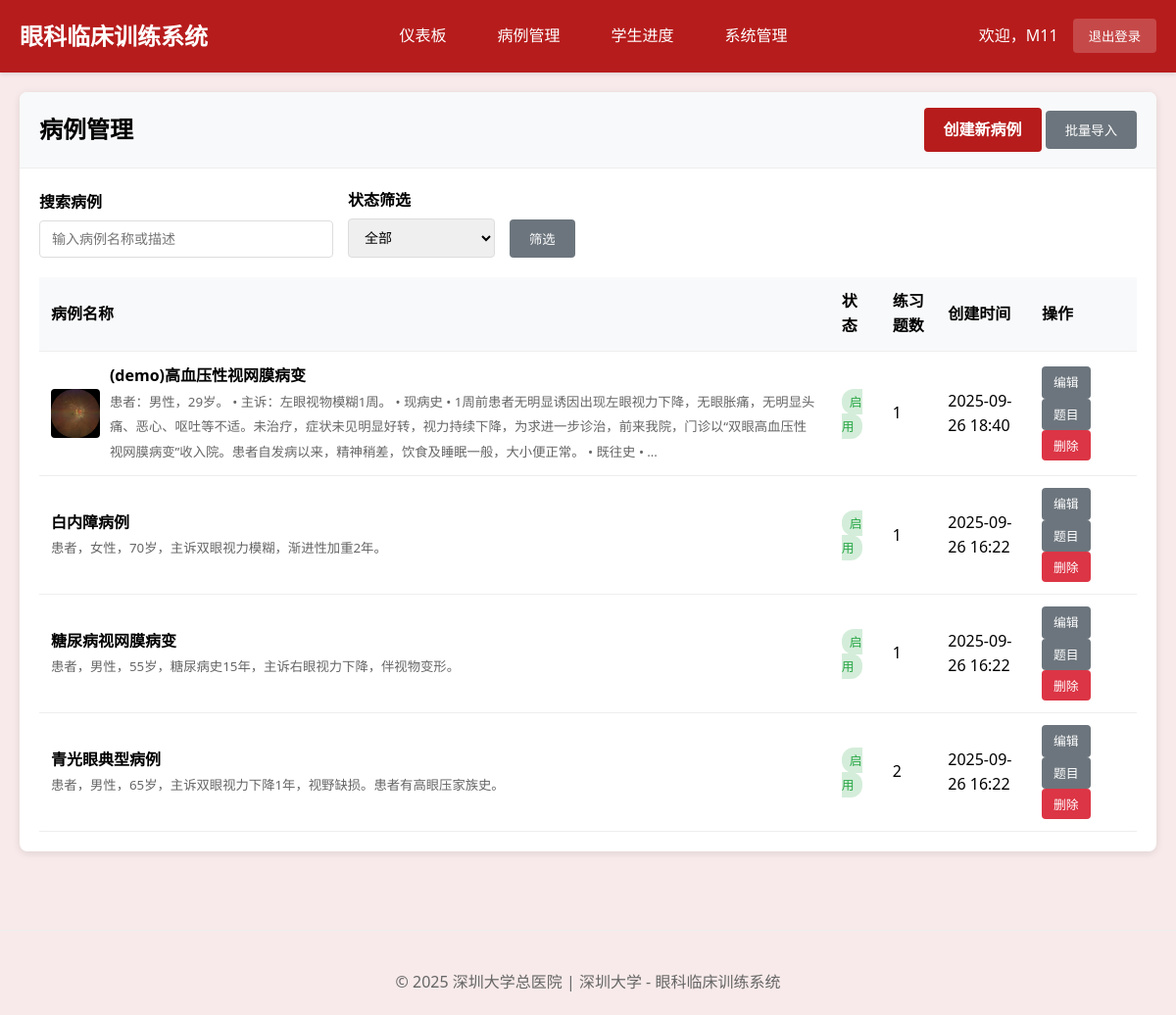
The page /teacher/cases/?page=2&search=&status= (signed in) on the database as committed earlier.
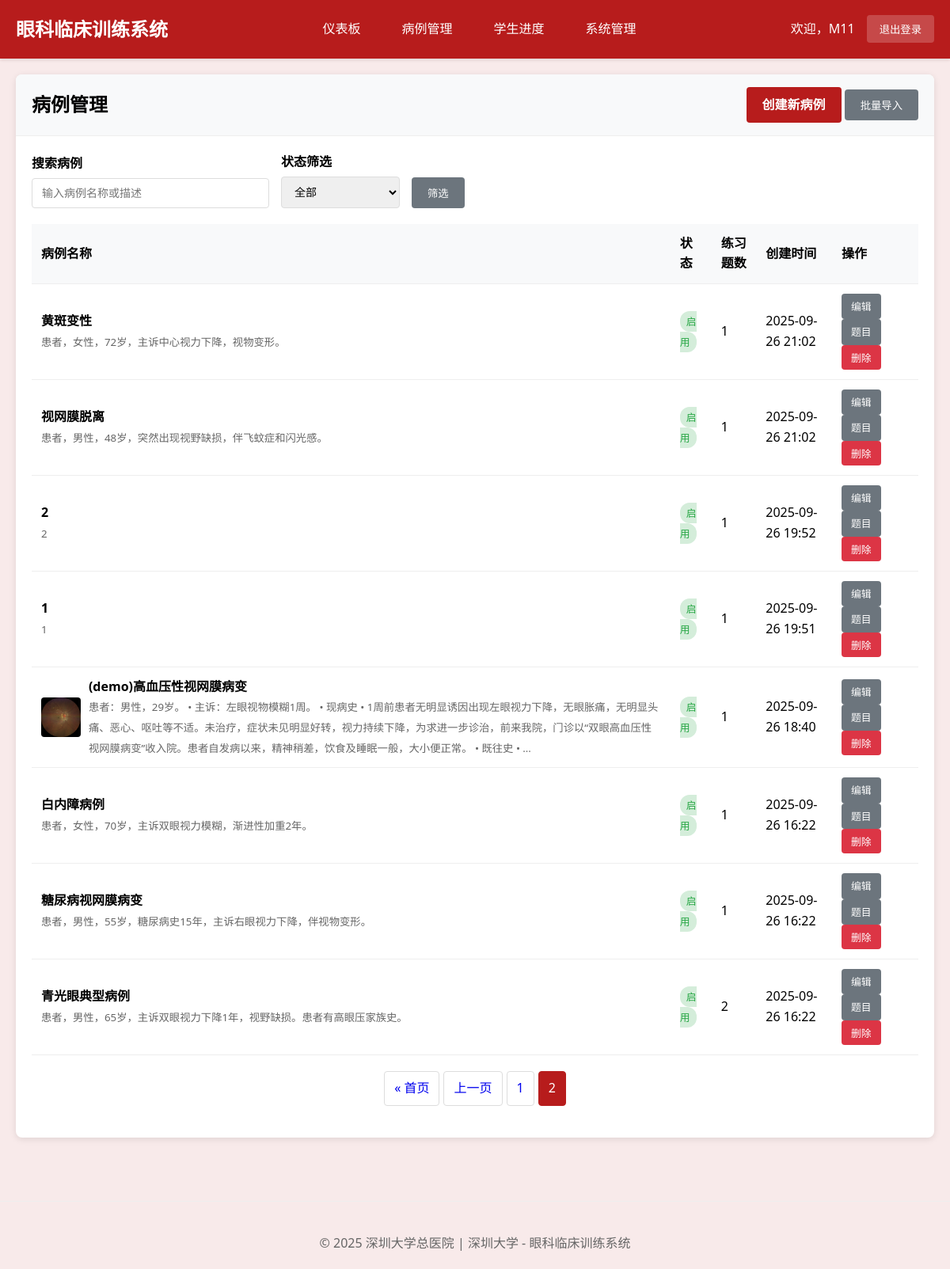
The same page on the database as committed later.
### cases/models.py (models this page shows, shortened)
class Case(models.Model):
    title = models.CharField('病例名称', max_length=200, help_text='病例的标题或名称')    # charfield 对应 string的短文本
    description = models.TextField('病例描述', help_text='详细的病例描述和背景信息')    # textfield 对应 string的长文本
    symptoms = models.TextField('症状表现', help_text='患者的主要症状和表现')
    diagnosis = models.TextField('诊断结果', help_text='各项检查的详细结果', default='待补充')
    image = models.ImageField('病例图像', upload_to='case_images/', blank=True, null=True,
                             help_text='相关的检查图片或眼底照片')    # imagefield 对应 图片类型
    difficulty = models.CharField('难度等级', max_length=10,
                                 choices=[('easy', '简单'), ('medium', '中等'), ('hard', '困难')],
                                 default='medium', help_text='病例难度等级')
    case_type = models.CharField('病例类型', max_length=20,
                                choices=[('clinical', '临床病例'), ('surgery', '手术病例'), ('emergency', '急诊病例')],
                                default='clinical', help_text='病例类型分类')
    created_at = models.DateTimeField('创建时间', auto_now_add=True)    # datetimefield 对应 日期时间类型
    updated_at = models.DateTimeField('更新时间', auto_now=True)
    is_active = models.BooleanField('是否启用', default=True, help_text='是否在教学中使用此病例') # boolean 对应 bool类型
    class Meta:
        verbose_name = '眼科病例'
        verbose_name_plural = '眼科病例'
        ordering = ['-created_at']

### cases/views.py (the view)
# urls.py: path('teacher/cases/', views.teacher_case_list, name='teacher_case_list'),
@login_required
@user_passes_test(is_teacher, login_url='login')
def teacher_case_list(request):
    search = request.GET.get('search', '')
    status = request.GET.get('status', '')
    cases = Case.objects.all()
    if search:
        cases = cases.filter(
            Q(name__icontains=search) |
            Q(description__icontains=search)
        )
    if status == 'active':
        cases = cases.filter(is_active=True)
    elif status == 'inactive':
        cases = cases.filter(is_active=False)
    cases = cases.order_by('-created_at')
    paginator = Paginator(cases, 15)
    page_number = request.GET.get('page')
    page_obj = paginator.get_page(page_number)
    context = {
        'page_obj': page_obj,
        'search': search,
        'status': status,
    }
    return render(request, 'teacher/case_list.html', context)

### cases/views.py (called while the page is built)
def is_teacher(user):
    return user.groups.filter(name='Teachers').exists() or user.is_superuser

### cases/templates/teacher/case_list.html (shortened to what the changed rows need)
{% extends 'base.html' %}
{% load static %}
{% block content %}
<div class="card">
    <div class="card-header" style="display: flex; justify-content: space-between; align-items: center;">
        <h2>病例管理</h2>
    </div>
    <div class="card-body">
        <table class="table">
            <thead>
                <tr>
                    <th>病例名称</th>
                    <th>状态</th>
                    <th>练习题数</th>
                    <th>创建时间</th>
                    <th>操作</th>
                </tr>
            </thead>
            <tbody>
                {% for case in page_obj %}
                <tr>
                    <td>
                        <div style="display: flex; align-items: center;">
                            {% if case.image %}
                                <img src="{{ case.image.url }}" alt="{{ case.title }}" style="width: 50px; height: 50px; object-fit: cover; border-radius: 4px; margin-right: 10px;">
                            {% endif %}
                            <div>
                                <strong>{{ case.title }}</strong><br>
                                <small style="color: #666;">{{ case.description|truncatewords:10 }}</small>
                            </div>
                        </div>
                    </td>
                    <td>
                        {% if case.is_active %}
                            <span style="color: #28a745; background: #d4edda; padding: 4px 8px; border-radius: 12px; font-size: 0.8rem;">启用</span>
                        {% else %}
                            <span style="color: #dc3545; background: #f8d7da; padding: 4px 8px; border-radius: 12px; font-size: 0.8rem;">禁用</span>
                        {% endif %}
                    </td>
                    <td>{{ case.exercises.count }}</td>
                    <td>{{ case.created_at|date:"Y-m-d H:i" }}</td>
                    <td>
                        <a href="{% url 'teacher_case_edit' case.id %}" class="btn secondary" style="padding: 6px 12px; font-size: 0.8rem; margin-right: 5px;">编辑</a>
                        <a href="{% url 'teacher_exercise_list' case.id %}" class="btn secondary" style="padding: 6px 12px; font-size: 0.8rem; margin-right: 5px;">题目</a>
                        <button class="btn danger" style="padding: 6px 12px; font-size: 0.8rem;" data-case-id="{{ case.id }}" data-case-title="{{ case.title|escapejs }}" onclick="deleteCase(this)">删除</button>
                    </td>
                </tr>
                {% endfor %}
            </tbody>
        </table>
        {% if page_obj.has_other_pages %}
        <div class="pagination">
            {% if page_obj.has_previous %}
                <a href="?page=1&search={{ search }}&status={{ status }}">&laquo; 首页</a>
                <a href="?page={{ page_obj.previous_page_number }}&search={{ search }}&status={{ status }}">上一页</a>
            {% endif %}
            {% for num in page_obj.paginator.page_range %}
                {% if page_obj.number == num %}
                    <span class="current">{{ num }}</span>
                {% elif num > page_obj.number|add:'-3' and num < page_obj.number|add:'3' %}
                    <a href="?page={{ num }}&search={{ search }}&status={{ status }}">{{ num }}</a>
                {% endif %}
            {% endfor %}
        </div>
        {% endif %}
    </div>
</div>
{% endblock %}

Rows that differ between the two databases and show on the page:
added Case: title "黄斑变性", description "患者，女性，72岁，主诉中心视力下降，视物变形。", is_active "启用", exercises.count "1", created_at "2025-09-26 21:02"
added Case: title "视网膜脱离", description "患者，男性，48岁，突然出现视野缺损，伴飞蚊症和闪光感。", is_active "启用", exercises.count "1", created_at "2025-09-26 21:02"
added Case: title "2", description "2", is_active "启用", exercises.count "1", created_at "2025-09-26 19:52"
added Case: title "1", description "1", is_active "启用", exercises.count "1", created_at "2025-09-26 19:51"
Other text that changed with them:
text now shown: "« 首页 上一页"
new list line: "1"
new list line: "2"
